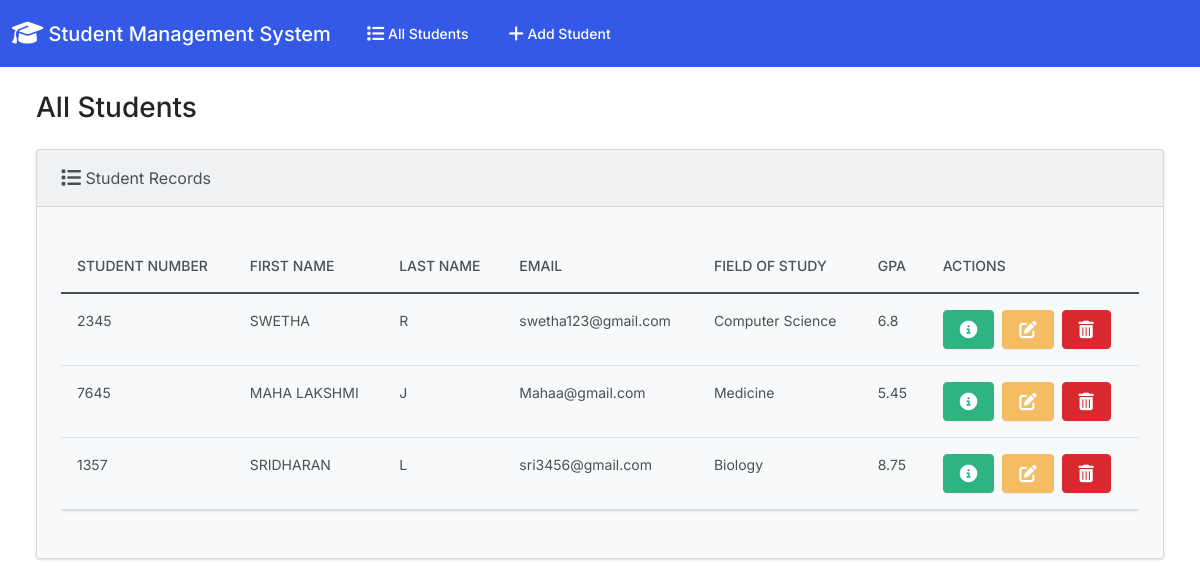
The page / on the database its author committed.
### students/models.py (models this page shows, shortened)
class Student(models.Model):
  student_number = models.PositiveIntegerField()
  first_name = models.CharField(max_length=50)
  last_name = models.CharField(max_length=50)
  email = models.EmailField(max_length=100)
  field_of_study = models.CharField(max_length=50)
  gpa = models.FloatField()

### students/views.py (the view)
# urls.py: path('', views.index, name='index'),
def index(request):
  return render(request, 'students/index.html', {
    'students': Student.objects.all()
  })

### students/templates/students/index.html (shortened to what this page needs)
{% extends "students/base.html" %}
{% block body %}
<h3 class="m-4">All Students</h3>
<div class="row">
  <div class="col-12">
    {% if students %}
    <div class="card bg-light ms-4 me-4 mb-4">
      <div class="card-header">
        <i class="fa-solid fa-list fa-lg"></i> Student Records
      </div>
      <div class="card-body">
        <p class="card-text">
          <div class="table-responsive">
            <table class="table table-hover">
              <thead>
                <tr>
                  <th scope="col">Student Number</th>
                  <th scope="col">First Name</th>
                  <th scope="col">Last Name</th>
                  <th scope="col">Email</th>
                  <th scope="col">Field of Study</th>
                  <th scope="col">GPA</th>
                  <th scope="col">Actions</th>
                </tr>
              </thead>
              <tbody>
                {% for student in students %}
                  <tr>
                    <td>{{ student.student_number }}</td>
                    <td>{{ student.first_name }}</td>
                    <td>{{ student.last_name }}</td>
                    <td>{{ student.email }}</td>
                    <td>{{ student.field_of_study }}</td>
                    <td>{{ student.gpa }}</td>
                    <td>
                      <button type="button" class="btn btn-success me-1" href="{% url 'view_student' student.id %}" data-bs-toggle="modal" data-bs-target="#myModal{{student.id}}">
                      </button>
                      <a class="btn btn-warning me-1" href="{% url 'edit' student.id %}">
                      </a>
                      <button type="button" class="btn btn-danger" data-bs-toggle="modal" data-bs-target="#delete{{student.id}}">
                      </button>
                    </td>
                  </tr>
                {% endfor %}
              </tbody>
            </table>
          </div>
        </p>
      </div>
    </div>
    {% else %}
      <h5 class="alert alert-primary ms-4 me-4">No Student Records</h5>
    {% endif %}
  </div>
</div>
{% endblock %}

### students/templates/students/base.html (shortened to what this page needs)
{% load static %}
<!DOCTYPE html>
<html lang="en">
  <head>
    <link rel="stylesheet" href="https://cdnjs.cloudflare.com/ajax/libs/font-awesome/6.1.1/css/all.min.css">
    <link href="{% static 'css/bootstrap.min.css' %}" rel="stylesheet">
  </head>
  <body class="d-flex flex-column min-vh-100">
    <nav class="navbar navbar-expand-lg navbar-dark bg-primary">
      <div class="container-fluid">
        <a class="navbar-brand" href="{% url 'index' %}">
          <i class="fa-solid fa-graduation-cap fa-lg"></i> Student Management System
        </a>
        <div class="collapse navbar-collapse" id="navbarColor01">
          <ul class="navbar-nav me-auto">
            <li class="nav-item">
              <a class="nav-link" href="{% url 'index' %}">
                 All Students
              </a>
            </li>
            <li class="nav-item">
              <a class="nav-link" href="{% url 'add' %}">
                 Add Student
              </a>
            </li>
          </ul>
        </div>
      </div>
    </nav>
    <div class="container-fluid">
      {% block body %}
      {% endblock %}
    </div>
  </body>
</html>

### rows shown on the page
Student: student_number "2345", first_name "SWETHA", last_name "R", email "swetha123@gmail.com", field_of_study "Computer Science", gpa "6.8"
Student: student_number "7645", first_name "MAHA LAKSHMI", last_name "J", email "Mahaa@gmail.com", field_of_study "Medicine", gpa "5.45"
Student: student_number "1357", first_name "SRIDHARAN", last_name "L", email "sri3456@gmail.com", field_of_study "Biology", gpa "8.75"
